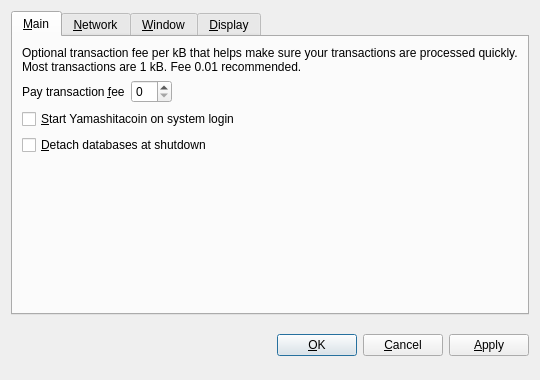
<?xml version="1.0" encoding="UTF-8"?>
<ui version="4.0">
 <class>OptionsDialog</class>
 <widget class="QDialog" name="OptionsDialog">
  <property name="geometry">
   <rect>
    <x>0</x>
    <y>0</y>
    <width>540</width>
    <height>380</height>
   </rect>
  </property>
  <property name="windowTitle">
   <string>Options</string>
  </property>
  <property name="modal">
   <bool>true</bool>
  </property>
  <layout class="QVBoxLayout" name="verticalLayout">
   <item>
    <widget class="QTabWidget" name="tabWidget">
     <property name="tabPosition">
      <enum>QTabWidget::North</enum>
     </property>
     <property name="currentIndex">
      <number>0</number>
     </property>
     <widget class="QWidget" name="tabMain">
      <attribute name="title">
       <string>&amp;Main</string>
      </attribute>
      <layout class="QVBoxLayout" name="verticalLayout_Main">
       <item>
        <widget class="QLabel" name="transactionFeeInfoLabel">
         <property name="text">
          <string>Optional transaction fee per kB that helps make sure your transactions are processed quickly. Most transactions are 1 kB. Fee 0.01 recommended.</string>
         </property>
         <property name="textFormat">
          <enum>Qt::PlainText</enum>
         </property>
         <property name="wordWrap">
          <bool>true</bool>
         </property>
        </widget>
       </item>
       <item>
        <layout class="QHBoxLayout" name="horizontalLayout_Main">
         <item>
          <widget class="QLabel" name="transactionFeeLabel">
           <property name="text">
            <string>Pay transaction &amp;fee</string>
           </property>
           <property name="textFormat">
            <enum>Qt::PlainText</enum>
           </property>
           <property name="buddy">
            <cstring>transactionFee</cstring>
           </property>
          </widget>
         </item>
         <item>
          <widget class="BitcoinAmountField" name="transactionFee"/>
         </item>
         <item>
          <spacer name="horizontalSpacer_Main">
           <property name="orientation">
            <enum>Qt::Horizontal</enum>
           </property>
           <property name="sizeHint" stdset="0">
            <size>
             <width>40</width>
             <height>20</height>
            </size>
           </property>
          </spacer>
         </item>
        </layout>
       </item>
       <item>
        <widget class="QCheckBox" name="bitcoinAtStartup">
         <property name="toolTip">
          <string>Automatically start Yamashitacoin after logging in to the system.</string>
         </property>
         <property name="text">
          <string>&amp;Start Yamashitacoin on system login</string>
         </property>
        </widget>
       </item>
       <item>
        <widget class="QCheckBox" name="detachDatabases">
         <property name="toolTip">
          <string>Detach block and address databases at shutdown. This means they can be moved to another data directory, but it slows down shutdown. The wallet is always detached.</string>
         </property>
         <property name="text">
          <string>&amp;Detach databases at shutdown</string>
         </property>
        </widget>
       </item>
       <item>
        <spacer name="verticalSpacer_Main">
         <property name="orientation">
          <enum>Qt::Vertical</enum>
         </property>
         <property name="sizeHint" stdset="0">
          <size>
           <width>20</width>
           <height>40</height>
          </size>
         </property>
        </spacer>
       </item>
      </layout>
     </widget>
     <widget class="QWidget" name="tabNetwork">
      <attribute name="title">
       <string>&amp;Network</string>
      </attribute>
      <layout class="QVBoxLayout" name="verticalLayout_Network">
       <item>
        <widget class="QCheckBox" name="mapPortUpnp">
         <property name="toolTip">
          <string>Automatically open the Yamashitacoin client port on the router. This only works when your router supports UPnP and it is enabled.</string>
         </property>
         <property name="text">
          <string>Map port using &amp;UPnP</string>
         </property>
        </widget>
       </item>
       <item>
        <widget class="QCheckBox" name="connectSocks">
         <property name="toolTip">
          <string>Connect to the Yamashitacoin network through a SOCKS proxy (e.g. when connecting through Tor).</string>
         </property>
         <property name="text">
          <string>&amp;Connect through SOCKS proxy:</string>
         </property>
        </widget>
       </item>
       <item>
        <layout class="QHBoxLayout" name="horizontalLayout_Network">
         <item>
          <widget class="QLabel" name="proxyIpLabel">
           <property name="text">
            <string>Proxy &amp;IP:</string>
           </property>
           <property name="textFormat">
            <enum>Qt::PlainText</enum>
           </property>
           <property name="buddy">
            <cstring>proxyIp</cstring>
           </property>
          </widget>
         </item>
         <item>
          <widget class="QValidatedLineEdit" name="proxyIp">
           <property name="maximumSize">
            <size>
             <width>140</width>
             <height>16777215</height>
            </size>
           </property>
           <property name="toolTip">
            <string>IP address of the proxy (e.g. 127.0.0.1)</string>
           </property>
          </widget>
         </item>
         <item>
          <widget class="QLabel" name="proxyPortLabel">
           <property name="text">
            <string>&amp;Port:</string>
           </property>
           <property name="textFormat">
            <enum>Qt::PlainText</enum>
           </property>
           <property name="buddy">
            <cstring>proxyPort</cstring>
           </property>
          </widget>
         </item>
         <item>
          <widget class="QLineEdit" name="proxyPort">
           <property name="maximumSize">
            <size>
             <width>55</width>
             <height>16777215</height>
            </size>
           </property>
           <property name="toolTip">
            <string>Port of the proxy (e.g. 9050)</string>
           </property>
          </widget>
         </item>
         <item>
          <widget class="QLabel" name="socksVersionLabel">
           <property name="text">
            <string>SOCKS &amp;Version:</string>
           </property>
           <property name="textFormat">
            <enum>Qt::PlainText</enum>
           </property>
           <property name="buddy">
            <cstring>socksVersion</cstring>
           </property>
          </widget>
         </item>
         <item>
          <widget class="QValueComboBox" name="socksVersion">
           <property name="toolTip">
            <string>SOCKS version of the proxy (e.g. 5)</string>
           </property>
          </widget>
         </item>
         <item>
          <spacer name="horizontalSpacer_Network">
           <property name="orientation">
            <enum>Qt::Horizontal</enum>
           </property>
           <property name="sizeHint" stdset="0">
            <size>
             <width>40</width>
             <height>20</height>
            </size>
           </property>
          </spacer>
         </item>
        </layout>
       </item>
       <item>
        <spacer name="verticalSpacer_Network">
         <property name="orientation">
          <enum>Qt::Vertical</enum>
         </property>
         <property name="sizeHint" stdset="0">
          <size>
           <width>20</width>
           <height>40</height>
          </size>
         </property>
        </spacer>
       </item>
      </layout>
     </widget>
     <widget class="QWidget" name="tabWindow">
      <attribute name="title">
       <string>&amp;Window</string>
      </attribute>
      <layout class="QVBoxLayout" name="verticalLayout_Window">
       <item>
        <widget class="QCheckBox" name="minimizeToTray">
         <property name="toolTip">
          <string>Show only a tray icon after minimizing the window.</string>
         </property>
         <property name="text">
          <string>&amp;Minimize to the tray instead of the taskbar</string>
         </property>
        </widget>
       </item>
       <item>
        <widget class="QCheckBox" name="minimizeOnClose">
         <property name="toolTip">
          <string>Minimize instead of exit the application when the window is closed. When this option is enabled, the application will be closed only after selecting Quit in the menu.</string>
         </property>
         <property name="text">
          <string>M&amp;inimize on close</string>
         </property>
        </widget>
       </item>
       <item>
        <spacer name="verticalSpacer_Window">
         <property name="orientation">
          <enum>Qt::Vertical</enum>
         </property>
         <property name="sizeHint" stdset="0">
          <size>
           <width>20</width>
           <height>40</height>
          </size>
         </property>
        </spacer>
       </item>
      </layout>
     </widget>
     <widget class="QWidget" name="tabDisplay">
      <attribute name="title">
       <string>&amp;Display</string>
      </attribute>
      <layout class="QVBoxLayout" name="verticalLayout_Display">
       <item>
        <layout class="QHBoxLayout" name="horizontalLayout_1_Display">
         <item>
          <widget class="QLabel" name="langLabel">
           <property name="text">
            <string>User Interface &amp;language:</string>
           </property>
           <property name="textFormat">
            <enum>Qt::PlainText</enum>
           </property>
           <property name="buddy">
            <cstring>lang</cstring>
           </property>
          </widget>
         </item>
         <item>
          <widget class="QValueComboBox" name="lang">
           <property name="toolTip">
            <string>The user interface language can be set here. This setting will take effect after restarting Yamashitacoin.</string>
           </property>
          </widget>
         </item>
        </layout>
       </item>
       <item>
        <layout class="QHBoxLayout" name="horizontalLayout_2_Display">
         <item>
          <widget class="QLabel" name="unitLabel">
           <property name="text">
            <string>&amp;Unit to show amounts in:</string>
           </property>
           <property name="textFormat">
            <enum>Qt::PlainText</enum>
           </property>
           <property name="buddy">
            <cstring>unit</cstring>
           </property>
          </widget>
         </item>
         <item>
          <widget class="QValueComboBox" name="unit">
           <property name="toolTip">
            <string>Choose the default subdivision unit to show in the interface and when sending coins.</string>
           </property>
          </widget>
         </item>
        </layout>
       </item>
       <item>
        <widget class="QCheckBox" name="displayAddresses">
         <property name="toolTip">
          <string>Whether to show Yamashitacoin addresses in the transaction list or not.</string>
         </property>
         <property name="text">
          <string>&amp;Display addresses in transaction list</string>
         </property>
        </widget>
       </item>
       <item>
        <widget class="QCheckBox" name="coinControlFeatures">
         <property name="toolTip">
          <string>Whether to show coin control features or not.</string>
         </property>
         <property name="text">
          <string>Display coin &amp;control features (experts only!)</string>
         </property>
        </widget>
       </item>
       <item>
        <spacer name="verticalSpacer_Display">
         <property name="orientation">
          <enum>Qt::Vertical</enum>
         </property>
         <property name="sizeHint" stdset="0">
          <size>
           <width>20</width>
           <height>40</height>
          </size>
         </property>
        </spacer>
       </item>
      </layout>
     </widget>
    </widget>
   </item>
   <item>
    <layout class="QHBoxLayout" name="horizontalLayout_Buttons">
     <item>
      <spacer name="horizontalSpacer_1">
       <property name="orientation">
        <enum>Qt::Horizontal</enum>
       </property>
       <property name="sizeHint" stdset="0">
        <size>
         <width>40</width>
         <height>48</height>
        </size>
       </property>
      </spacer>
     </item>
     <item>
      <widget class="QLabel" name="statusLabel">
       <property name="font">
        <font>
         <weight>75</weight>
         <bold>true</bold>
        </font>
       </property>
       <property name="text">
        <string/>
       </property>
       <property name="textFormat">
        <enum>Qt::PlainText</enum>
       </property>
       <property name="wordWrap">
        <bool>true</bool>
       </property>
      </widget>
     </item>
     <item>
      <spacer name="horizontalSpacer_2">
       <property name="orientation">
        <enum>Qt::Horizontal</enum>
       </property>
       <property name="sizeHint" stdset="0">
        <size>
         <width>40</width>
         <height>48</height>
        </size>
       </property>
      </spacer>
     </item>
     <item>
      <widget class="QPushButton" name="okButton">
       <property name="text">
        <string>&amp;OK</string>
       </property>
      </widget>
     </item>
     <item>
      <widget class="QPushButton" name="cancelButton">
       <property name="text">
        <string>&amp;Cancel</string>
       </property>
       <property name="autoDefault">
        <bool>false</bool>
       </property>
      </widget>
     </item>
     <item>
      <widget class="QPushButton" name="applyButton">
       <property name="text">
        <string>&amp;Apply</string>
       </property>
       <property name="autoDefault">
        <bool>false</bool>
       </property>
      </widget>
     </item>
    </layout>
   </item>
  </layout>
 </widget>
 <customwidgets>
  <customwidget>
   <class>BitcoinAmountField</class>
   <extends>QSpinBox</extends>
   <header>bitcoinamountfield.h</header>
  </customwidget>
  <customwidget>
   <class>QValueComboBox</class>
   <extends>QComboBox</extends>
   <header>qvaluecombobox.h</header>
  </customwidget>
  <customwidget>
   <class>QValidatedLineEdit</class>
   <extends>QLineEdit</extends>
   <header>qvalidatedlineedit.h</header>
  </customwidget>
 </customwidgets>
 <resources/>
 <connections/>
</ui>
